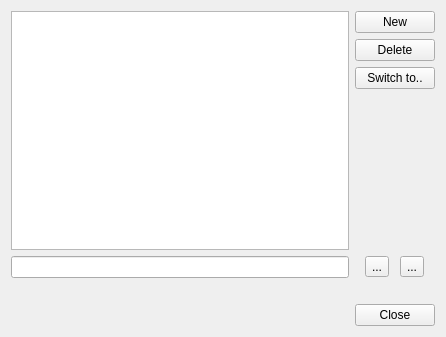
<?xml version="1.0" encoding="UTF-8"?>
<ui version="4.0">
 <class>GTASessionManager</class>
 <widget class="QWidget" name="GTASessionManager">
  <property name="windowModality">
   <enum>Qt::ApplicationModal</enum>
  </property>
  <property name="geometry">
   <rect>
    <x>0</x>
    <y>0</y>
    <width>446</width>
    <height>337</height>
   </rect>
  </property>
  <property name="windowTitle">
   <string>Session Manager</string>
  </property>
  <property name="windowIcon">
   <iconset resource="../resource.qrc">
    <normaloff>:/images/forms/img/GTAAppIcon.png</normaloff>:/images/forms/img/GTAAppIcon.png</iconset>
  </property>
  <layout class="QGridLayout" name="gridLayout_2">
   <item row="0" column="0">
    <layout class="QGridLayout" name="gridLayout">
     <item row="0" column="0">
      <widget class="QListWidget" name="SessionLW"/>
     </item>
     <item row="0" column="1">
      <layout class="QVBoxLayout" name="verticalLayout">
       <item>
        <widget class="QPushButton" name="NewPB">
         <property name="text">
          <string>New</string>
         </property>
        </widget>
       </item>
       <item>
        <widget class="QPushButton" name="DeletePB">
         <property name="text">
          <string>Delete</string>
         </property>
        </widget>
       </item>
       <item>
        <widget class="QPushButton" name="SwitchPB">
         <property name="text">
          <string>Switch to..</string>
         </property>
        </widget>
       </item>
       <item>
        <spacer name="verticalSpacer">
         <property name="orientation">
          <enum>Qt::Vertical</enum>
         </property>
         <property name="sizeHint" stdset="0">
          <size>
           <width>20</width>
           <height>40</height>
          </size>
         </property>
        </spacer>
       </item>
      </layout>
     </item>
     <item row="1" column="0">
      <widget class="QLineEdit" name="SessionNameLE"/>
     </item>
     <item row="2" column="1">
      <spacer name="verticalSpacer_2">
       <property name="orientation">
        <enum>Qt::Vertical</enum>
       </property>
       <property name="sizeType">
        <enum>QSizePolicy::Fixed</enum>
       </property>
       <property name="sizeHint" stdset="0">
        <size>
         <width>20</width>
         <height>20</height>
        </size>
       </property>
      </spacer>
     </item>
     <item row="3" column="1">
      <widget class="QPushButton" name="ClosePB">
       <property name="text">
        <string>Close</string>
       </property>
      </widget>
     </item>
     <item row="1" column="1">
      <layout class="QHBoxLayout" name="horizontalLayout">
       <item>
        <spacer name="horizontalSpacer_2">
         <property name="orientation">
          <enum>Qt::Horizontal</enum>
         </property>
         <property name="sizeType">
          <enum>QSizePolicy::Fixed</enum>
         </property>
         <property name="sizeHint" stdset="0">
          <size>
           <width>5</width>
           <height>20</height>
          </size>
         </property>
        </spacer>
       </item>
       <item>
        <widget class="QToolButton" name="ClearTB">
         <property name="text">
          <string>...</string>
         </property>
         <property name="icon">
          <iconset resource="../resource.qrc">
           <normaloff>:/images/forms/img/CLEAR_ALL.png</normaloff>:/images/forms/img/CLEAR_ALL.png</iconset>
         </property>
        </widget>
       </item>
       <item>
        <widget class="QToolButton" name="SavePB">
         <property name="text">
          <string>...</string>
         </property>
         <property name="icon">
          <iconset resource="../resource.qrc">
           <normaloff>:/images/forms/img/SAVE.png</normaloff>:/images/forms/img/SAVE.png</iconset>
         </property>
        </widget>
       </item>
       <item>
        <spacer name="horizontalSpacer">
         <property name="orientation">
          <enum>Qt::Horizontal</enum>
         </property>
         <property name="sizeType">
          <enum>QSizePolicy::Fixed</enum>
         </property>
         <property name="sizeHint" stdset="0">
          <size>
           <width>5</width>
           <height>20</height>
          </size>
         </property>
        </spacer>
       </item>
      </layout>
     </item>
    </layout>
   </item>
  </layout>
 </widget>
 <resources>
  <include location="../resource.qrc"/>
 </resources>
 <connections/>
</ui>
